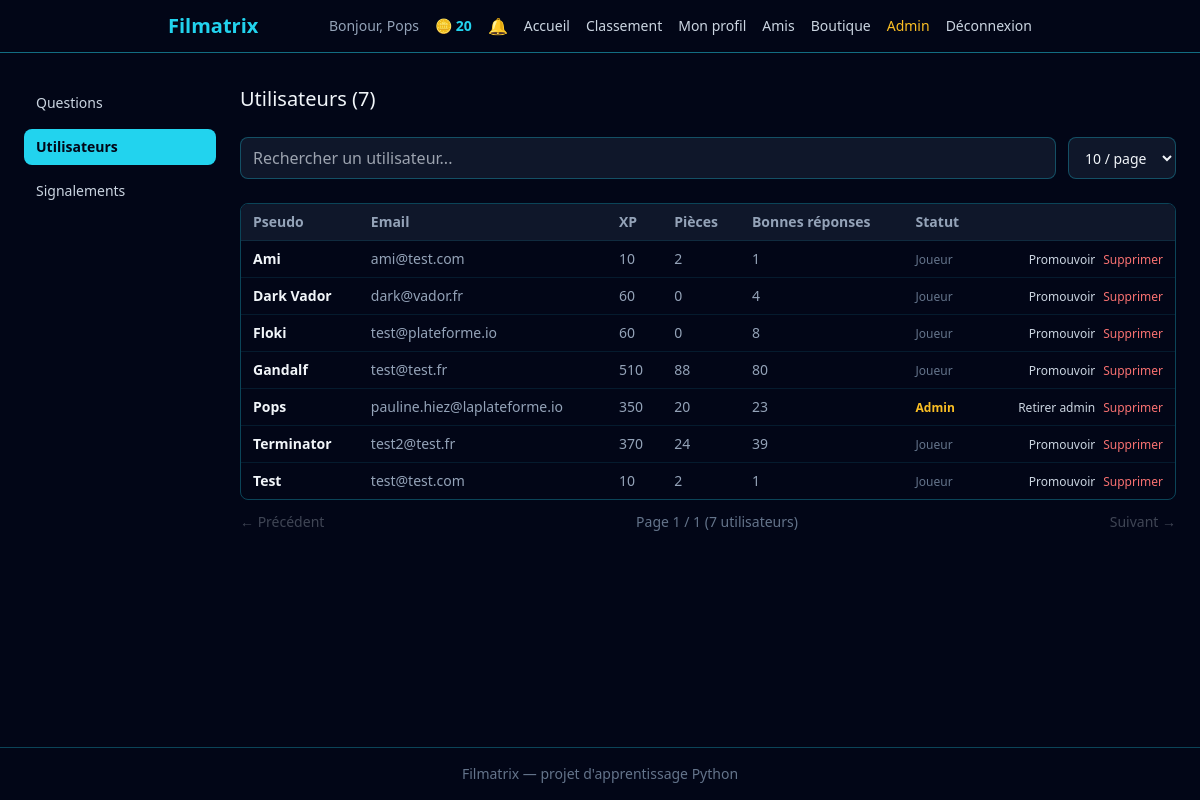
Page /admin/utilisateurs (signed in) on the committed database.
### src/models.py (models this page shows, shortened)
class User(db.Model, UserMixin):
    __tablename__ = "users"
    id = db.Column(db.Integer, primary_key=True)
    username = db.Column(db.String(50), unique=True, nullable=False)
    email = db.Column(db.String(120), unique=True, nullable=False)
    password_hash = db.Column(db.String(255), nullable=False)
    total_xp = db.Column(db.Integer, nullable=False, default=0)
    coins = db.Column(db.Integer, nullable=False, default=0)
    equipped_title = db.Column(db.String(50), nullable=True)
    is_admin = db.Column(db.Boolean, nullable=False, default=False)
    avatar = db.Column(db.String(10), nullable=True)
    bio = db.Column(db.String(280), nullable=True)

### app.py (the view)
    @app.route("/admin/utilisateurs")
    @login_required
    @admin_required
    def admin_users_list() -> str:
        all_users = User.query.order_by(User.username).all()
        users_data = []
        for user in all_users:
            correct_count = Attempt.query.filter_by(user_id=user.id, is_correct=True).count()
            users_data.append(
                {
                    "id": user.id,
                    "username": user.username,
                    "email": user.email,
                    "is_admin": user.is_admin,
                    "total_xp": user.total_xp,
                    "coins": user.coins,
                    "correct_count": correct_count,
                }
            )
        return render_template(
            "admin/users_list.html",
            users=users_data,
            active_admin_section="users",
        )

### src/admin.py (called while the page is built)
def admin_required(view_function):
    @wraps(view_function)
    def wrapped_view(*args, **kwargs):
        if not current_user.is_authenticated or not current_user.is_admin:
            abort(403)
        return view_function(*args, **kwargs)
    return wrapped_view

### src/notifications.py (called while the page is built)
def get_unread_count(user_id: int) -> int:
    return Notification.query.filter_by(user_id=user_id, is_read=False).count()

### templates/admin/users_list.html (shortened to what this page needs)
{% extends "admin/base_admin.html" %}
{% block admin_content %}
<h2 class="text-xl mb-6">Utilisateurs ({{ users | length }})</h2>
<div class="flex flex-col sm:flex-row gap-3 mb-6">
    <input type="text" id="user-search" placeholder="Rechercher un utilisateur..."
           class="flex-1 bg-slate-900 border border-cyan-400/30 rounded-lg px-3 py-2 text-slate-100"
           autocomplete="off">
    <select id="user-rows-per-page-select"
            class="bg-slate-900 border border-cyan-400/30 rounded-lg px-3 py-2 text-slate-100 text-sm">
        <option value="10">10 / page</option>
    </select>
</div>
<div class="overflow-x-auto rounded-lg border border-cyan-400/30">
    <table class="w-full text-sm">
        <thead>
            <tr class="bg-slate-900 text-slate-400 text-left">
                <th class="px-3 py-2">Pseudo</th>
                <th class="px-3 py-2">Email</th>
                <th class="px-3 py-2">XP</th>
                <th class="px-3 py-2">Pièces</th>
                <th class="px-3 py-2">Bonnes réponses</th>
                <th class="px-3 py-2">Statut</th>
                <th class="px-3 py-2"></th>
            </tr>
        </thead>
        <tbody>
            {% for user in users %}
            <tr class="border-t border-cyan-400/10 hover:bg-slate-900/50 user-row"
                data-search-text="{{ user.username }} {{ user.email }}">
                <td class="px-3 py-2 font-bold">{{ user.username }}</td>
                <td class="px-3 py-2 text-slate-400">{{ user.email }}</td>
                <td class="px-3 py-2 text-slate-400">{{ user.total_xp }}</td>
                <td class="px-3 py-2 text-slate-400">{{ user.coins }}</td>
                <td class="px-3 py-2 text-slate-400">{{ user.correct_count }}</td>
                <td class="px-3 py-2">
                    {% if user.is_admin %}
                        <span class="text-amber-400 text-xs font-bold">Admin</span>
                    {% else %}
                        <span class="text-slate-500 text-xs">Joueur</span>
                    {% endif %}
                </td>
                <td class="px-3 py-2">
                    <div class="flex gap-2 justify-end">
                        <form method="POST" action="{{ url_for('admin_toggle_admin', user_id=user.id) }}">
                            <button type="submit" class="text-slate-300 hover:text-cyan-400 transition text-xs">
                                {% if user.is_admin %}Retirer admin{% else %}Promouvoir{% endif %}
                            </button>
                        </form>
                        <form method="POST" action="{{ url_for('admin_delete_user', user_id=user.id) }}"
                              onsubmit="return confirm('Supprimer definitivement ce compte et tout son historique ?');">
                            <button type="submit" class="text-red-400 hover:text-red-300 transition text-xs">Supprimer</button>
                        </form>
                    </div>
                </td>
            </tr>
            {% endfor %}
        </tbody>
    </table>
</div>
<div class="pagination-controls flex items-center justify-between mt-3 text-sm">
    <button type="button" id="user-pagination-prev" class="text-slate-300 hover:text-cyan-400 transition disabled:opacity-30 disabled:cursor-not-allowed" disabled>
        ← Précédent
    </button>
    <span id="user-pagination-info" class="text-slate-500"></span>
    <button type="button" id="user-pagination-next" class="text-slate-300 hover:text-cyan-400 transition disabled:opacity-30 disabled:cursor-not-allowed">
        Suivant →
    </button>
</div>
{% endblock %}

### templates/base.html (shortened to what this page needs)
<!DOCTYPE html>
<html lang="fr">
<head>
    <link rel="stylesheet" href="{{ url_for('static', filename='css/output.css') }}">
</head>
<body class="bg-slate-950 text-slate-100 min-h-screen flex flex-col">
    <header class="border-b border-cyan-400/50">
    <nav class="max-w-4xl mx-auto px-4 py-3">
        <div class="flex items-center justify-between">
            <a href="{{ url_for('home') }}" class="text-xl font-bold text-cyan-400">
                Filmatrix
            </a>
            <div class="flex items-center gap-4">
                {% if current_user.is_authenticated %}
                    <span class="text-slate-400 text-sm">Bonjour, {{ current_user.username }}</span>
                    <span class="text-cyan-400 text-sm font-bold flex items-center gap-1">
                         🪙 {{ current_user.coins }}
                    </span>
                    <div class="relative">
                        <button id="notification-bell" class="relative text-slate-300 hover:text-cyan-400 transition" aria-label="Notifications">
                            🔔
                        </button>
                    </div>
                {% endif %}
                <div class="hidden md:flex items-center gap-4 text-sm">
                    <a href="{{ url_for('home') }}" class="text-slate-300 hover:text-cyan-400 transition">Accueil</a>
                    <a href="{{ url_for('leaderboard') }}" class="text-slate-300 hover:text-cyan-400 transition">Classement</a>
                    {% if current_user.is_authenticated %}
                        <a href="{{ url_for('profile') }}" class="text-slate-300 hover:text-cyan-400 transition">Mon profil</a>
                        <a href="{{ url_for('friends_list') }}" class="text-slate-300 hover:text-cyan-400 transition">Amis</a>
                        <a href="{{ url_for('shop') }}" class="text-slate-300 hover:text-cyan-400 transition">Boutique</a>
                        {% if current_user.is_admin %}
                            <a href="{{ url_for('admin_questions_list') }}" class="text-amber-400 hover:text-amber-300 transition">Admin</a>
                        {% endif %}
                        <a href="{{ url_for('logout') }}" class="text-slate-300 hover:text-cyan-400 transition">Déconnexion</a>
                    {% else %}
                        <a href="{{ url_for('login') }}" class="text-slate-300 hover:text-cyan-400 transition">Connexion</a>
                        <a href="{{ url_for('register') }}" class="bg-cyan-400 hover:bg-cyan-300 text-slate-950 font-bold px-3 py-1.5 rounded-lg transition">Inscription</a>
                    {% endif %}
                </div>
            </div>
        </div>
    </nav>
</header>
    <main class="flex-1 p-4">
        {% block content %}{% endblock %}
    </main>
    <footer class="border-t border-cyan-400/30 text-center text-slate-500 text-sm py-4">
        Filmatrix — projet d'apprentissage Python
    </footer>
</body>
</html>

### rows in the picture
User: username "Pops", coins "20", email "pauline.hiez@laplateforme.io", total_xp "350", correct_count "23", shows "Admin", shows "Retirer admin"
User: username "Ami", email "ami@test.com", total_xp "10", coins "2", correct_count "1", shows "Joueur", shows "Promouvoir"
User: username "Dark Vador", email "dark@vador.fr", total_xp "60", coins "0", correct_count "4", shows "Joueur", shows "Promouvoir"
User: username "Floki", email "test@plateforme.io", total_xp "60", coins "0", correct_count "8", shows "Joueur", shows "Promouvoir"
User: username "Gandalf", email "test@test.fr", total_xp "510", coins "88", correct_count "80", shows "Joueur", shows "Promouvoir"
User: username "Terminator", email "test2@test.fr", total_xp "370", coins "24", correct_count "39", shows "Joueur", shows "Promouvoir"
User: username "Test", email "test@test.com", total_xp "10", coins "2", correct_count "1", shows "Joueur", shows "Promouvoir"

### other values in the picture
{{ users | length }} "7"
